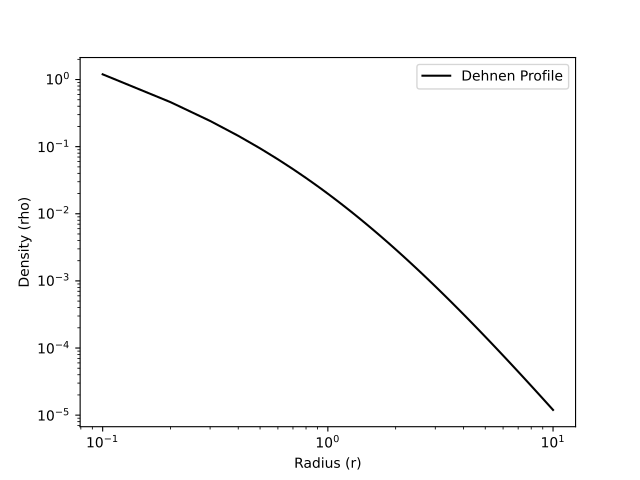

Generate this figure with Python:
import numpy as np
import matplotlib.pyplot as plt
from pisces.profiles.density import DehnenDensityProfile
#
r = np.linspace(0.1, 10, 100)
profile = DehnenDensityProfile(M=1.0, r_s=1.0, gamma=1.0)
rho = profile(r)
#
_ = plt.loglog(r, rho, 'k-', label='Dehnen Profile')
_ = plt.xlabel('Radius (r)')
_ = plt.ylabel('Density (rho)')
_ = plt.legend()
plt.show()
